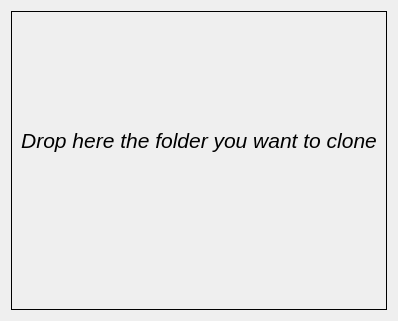
<?xml version="1.0" encoding="UTF-8"?>
<ui version="4.0">
 <class>WidgetDrop</class>
 <widget class="QWidget" name="WidgetDrop">
  <property name="geometry">
   <rect>
    <x>0</x>
    <y>0</y>
    <width>385</width>
    <height>321</height>
   </rect>
  </property>
  <property name="acceptDrops">
   <bool>true</bool>
  </property>
  <property name="windowTitle">
   <string>Form</string>
  </property>
  <layout class="QVBoxLayout" name="verticalLayout">
   <item>
    <widget class="QFrame" name="DropFrame">
     <property name="acceptDrops">
      <bool>false</bool>
     </property>
     <property name="frameShape">
      <enum>QFrame::Shape::Box</enum>
     </property>
     <property name="frameShadow">
      <enum>QFrame::Shadow::Plain</enum>
     </property>
     <layout class="QVBoxLayout" name="verticalLayout_2">
      <item>
       <spacer name="VSpacerTop">
        <property name="orientation">
         <enum>Qt::Orientation::Vertical</enum>
        </property>
        <property name="sizeHint" stdset="0">
         <size>
          <width>20</width>
          <height>40</height>
         </size>
        </property>
       </spacer>
      </item>
      <item>
       <widget class="QLabel" name="LabelTip">
        <property name="font">
         <font>
          <pointsize>16</pointsize>
          <italic>true</italic>
          <bold>false</bold>
         </font>
        </property>
        <property name="text">
         <string>Drop here the folder you want to clone</string>
        </property>
        <property name="alignment">
         <set>Qt::AlignmentFlag::AlignCenter</set>
        </property>
       </widget>
      </item>
      <item>
       <widget class="QLabel" name="LabelArrow">
        <property name="text">
         <string/>
        </property>
        <property name="pixmap">
         <pixmap resource="../Resources/Pictures.qrc">:/Pictures/DownArrow.png</pixmap>
        </property>
        <property name="alignment">
         <set>Qt::AlignmentFlag::AlignCenter</set>
        </property>
       </widget>
      </item>
      <item>
       <widget class="QLabel" name="LabelBox">
        <property name="text">
         <string/>
        </property>
        <property name="pixmap">
         <pixmap resource="../Resources/Pictures.qrc">:/Pictures/Box.png</pixmap>
        </property>
        <property name="alignment">
         <set>Qt::AlignmentFlag::AlignCenter</set>
        </property>
       </widget>
      </item>
      <item>
       <spacer name="VSpacerBottom">
        <property name="orientation">
         <enum>Qt::Orientation::Vertical</enum>
        </property>
        <property name="sizeHint" stdset="0">
         <size>
          <width>20</width>
          <height>40</height>
         </size>
        </property>
       </spacer>
      </item>
     </layout>
    </widget>
   </item>
  </layout>
 </widget>
 <resources>
  <include location="../Resources/Pictures.qrc"/>
 </resources>
 <connections/>
</ui>
